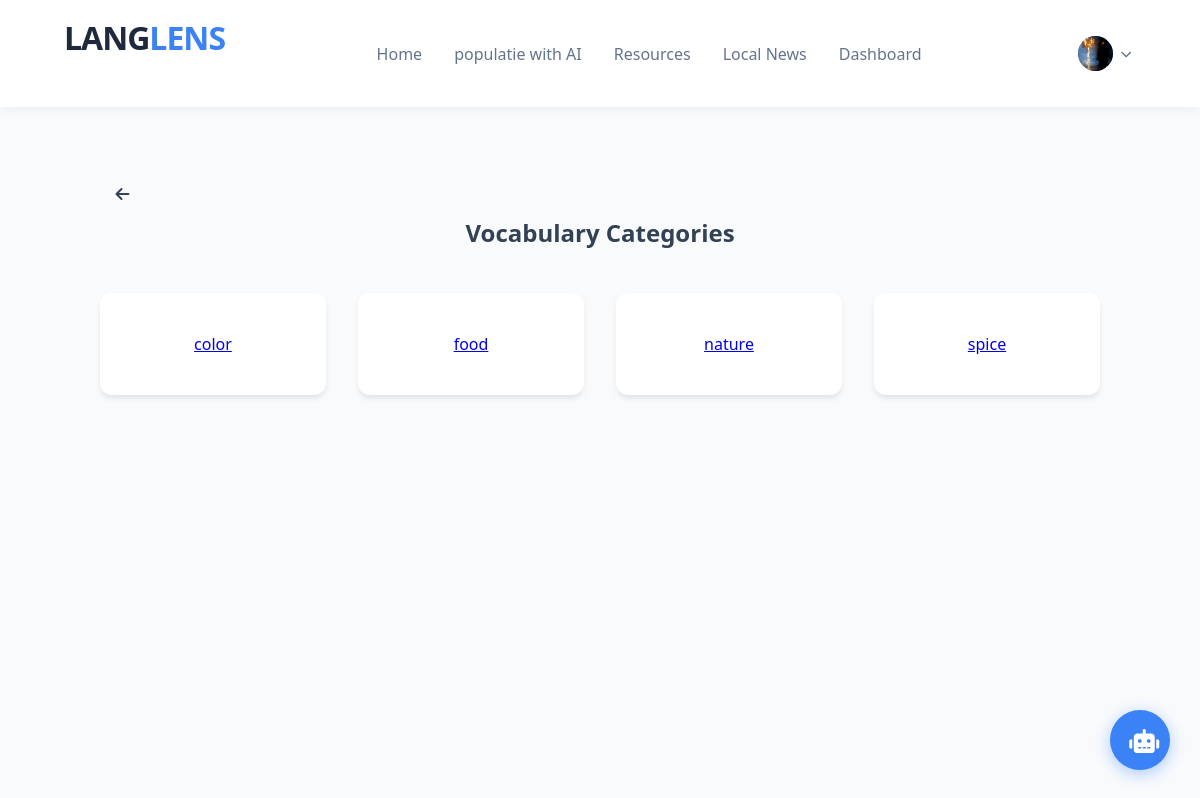
Screenshot of /home/vocbulary_categories (signed in) with the database file from the repository.
### LangLens/models.py (models this page shows, shortened)
class UserProfile(models.Model):
    user = models.OneToOneField(User, on_delete=models.CASCADE)
    bio = models.TextField(blank=True, help_text="Short bio about the user")
    profile_picture = models.ImageField(upload_to='profile_pictures/', blank=True, null=True, help_text="User's profile picture")
    date_of_birth = models.DateField(null=True, blank=True)
    location = models.CharField(max_length=100, blank=True)
    website = models.URLField(blank=True)
    created_at = models.DateTimeField(auto_now_add=True)
    updated_at = models.DateTimeField(auto_now=True)

class Category(models.Model):
    name = models.CharField(max_length=100, unique=True)
    icon_name = models.CharField(max_length=50, help_text="FontAwesome icon name (e.g., fa-utensils)")

### LangLens/views.py (the view)
# urls.py: path('home/vocbulary_categories', views.get_vocbulary_categories, name='get_vocbulary_categories'),
def get_vocbulary_categories(request):
    excluded_category = ['News', 'Emails', 'Short stories']
    categories = Category.objects.exclude(name__in=excluded_category)
    return render(request, 'LangLens/vocabulary_category.html', {'categories':categories})

### LangLens/context_processors.py (called while the page is built)
def profile_context(request):
    profile = None
    if request.user.is_authenticated:
        profile = UserProfile.objects.filter(user=request.user).first()
    return {'profile': profile}

### templates/LangLens/vocabulary_category.html (shortened to what this page needs)
{% extends "LangLens/index.html" %}
     {% block content %}
<main class="container">
        <section class="icon-section">
            <div class="header-nav-left">
            <a href="javascript:history.back()" class="back-link-circle" title="Back to Dashboard">
                <i class="fas fa-arrow-left"></i>
            </a>
            <h1>Vocabulary Categories</h1>
            <br>
            <br>
            <div class="icon-grid primary-set">
            {% if categories %}
            {% for category in categories %}
            <a href="{% url 'display_vocabulary_list' category.id %}"><div class="icon-card"><p>{{category.name}}</p> </div></a>
            {% endfor %}
            </div>
        </section>
</main>
 {% else %}
  <div class="icon-grid primary-set">
        <p class="empty-state">No categories added yet.</p>
  </div>
    {% endif %}
    {% endblock %}

### templates/LangLens/index.html (shortened to what this page needs)
<!DOCTYPE html>
<html lang="en">
<head>
{% load static %}
     <link rel="stylesheet" href="{% static 'LangLens/css/index.css' %}">
<link rel="stylesheet" href="https://cdnjs.cloudflare.com/ajax/libs/font-awesome/6.0.0/css/all.min.css">
</head>
<div class="ai-chat-wrapper">
    <button class="chat-fab" onclick="toggleChat()">
        <i class="fas fa-robot"></i>
    </button>
</div>
<body>
    <header class="navbar">
        <a id="logo" href="{% url 'index' %}"><div class="logo">LANG<span>LENS</span></div></a>
        <nav class="main-menu">
            <ul>
                <li><a href="{% url 'index' %}">Home</a></li>
                <li><a href="{% url 'generate_vocabulary_tts' %}">populatie with AI</a></li>
                <li><a href="#">Resources</a></li>
                <li><a href="{% url 'local_news' %}">Local News</a></li>
                <li><a href="{% url 'dashboard' %}">Dashboard</a></li>
            </ul>
        </nav>
           <div class="auth-buttons">
    {% if user.is_authenticated %}
        <div class="profile-dropdown">
            <div class="profile-trigger" onclick="toggleProfileMenu()">
                {% if profile and profile.profile_picture %}
                    <div class="avatar-circle">
                        <img src="{{ profile.profile_picture.url }}" alt="Profile" style="width: 100%; height: 100%; border-radius: 50%; object-fit: cover;">
                    </div>
                {% else %}
                    <div class="avatar-circle">
                        <i class="fas fa-user"></i>
                    </div>
                {% endif %}
                <i class="fas fa-chevron-down s-icon"></i>
            </div>
        </div>
    {% else %}
        <a href="{% url 'login' %}"><button class="btn-login">Login</button></a>
        <a href="{% url 'signup' %}"><button class="btn-signup">Sign Up</button></a>
    {% endif %}
        </div>
    </header>
     {% block dashboard_writing %}
    <main class="container">
     {% block content %}{% endblock%}
    </main>
     {% endblock%}
</body>
</html>

### static/LangLens/css/index.css (style rules this page uses)
* { margin: 0; padding: 0; box-sizing: border-box; font-family: 'Segoe UI', sans-serif; }
body { background-color: #f8fafc; color: #334155; min-height: 100vh; }
.navbar { display: flex; justify-content: space-between; align-items: center; padding: 1rem 4rem; background: #fff; box-shadow: 0 2px 10px rgba(0,0,0,0.05); }
.logo { font-weight: 800; font-size: 1.5rem; letter-spacing: -1px; }
#logo { text-decoration: none; color: #1e293b; }
.logo span { color: #3b82f6; }
.main-menu ul { display: flex; list-style: none; gap: 2rem; }
.main-menu a { text-decoration: none; color: #64748b; font-weight: 500; transition: color 0.3s; }
.auth-buttons { display: flex; gap: 1rem; }
button { padding: 0.6rem 1.2rem; border-radius: 6px; cursor: pointer; font-weight: 600; border: none; }
.container { max-width: 1000px; margin: 4rem auto; text-align: center; }
.icon-section { margin-bottom: 4rem; }
.icon-grid { display: grid; gap: 2rem; justify-content: center; }
.primary-set { grid-template-columns: repeat(4, 1fr); }
.icon-card { background: white; padding: 2.5rem 1rem; border-radius: 12px; box-shadow: 0 4px 6px -1px rgba(0,0,0,0.1); transition: transform 0.3s; }
.logo { font-weight: 800; font-size: 2rem; margin-bottom: 2rem; color: #1e293b; }
.ai-chat-wrapper { position: fixed; bottom: 30px; right: 30px; z-index: 1000; }
.chat-fab { width: 60px; height: 60px; border-radius: 50%; background: #3b82f6; color: white; font-size: 1.5rem; box-shadow: 0 4px 15px rgba(59, 130, 246, 0.4); transition: transform 0.3s cubic-bezier(0.175, 0.885, 0.32, 1.275); }
.profile-dropdown { position: relative; display: inline-block; }
.profile-trigger { display: flex; align-items: center; gap: 8px; cursor: pointer; padding: 5px; border-radius: 50px; transition: background 0.2s; }
.avatar-circle { width: 35px; height: 35px; background: #3b82f6; color: white; border-radius: 50%; display: flex; align-items: center; justify-content: center; font-size: 0.9rem; }
.s-icon { font-size: 0.7rem; color: #64748b; }
.back-link-circle { width: 45px; height: 45px; border-radius: 50%; background: var(--white); display: flex; align-items: center; justify-content: center; text-decoration: none; color: var(--text-light); border: 1px solid var(--border); transition: 0.2s; }

### rows the page displays
UserProfile: profile_picture (picture)
Category: name "color"
Category: name "food"
Category: name "nature"
Category: name "spice"
